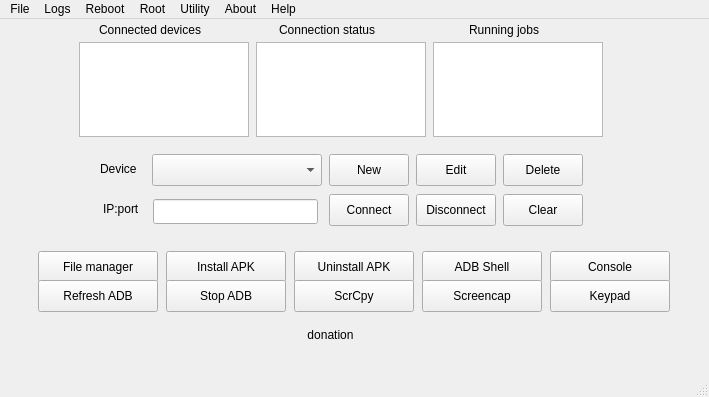
<?xml version="1.0" encoding="UTF-8"?>
<ui version="4.0">
 <class>MainWindow</class>
 <widget class="QMainWindow" name="MainWindow">
  <property name="geometry">
   <rect>
    <x>0</x>
    <y>0</y>
    <width>709</width>
    <height>397</height>
   </rect>
  </property>
  <property name="sizePolicy">
   <sizepolicy hsizetype="Preferred" vsizetype="Preferred">
    <horstretch>0</horstretch>
    <verstretch>0</verstretch>
   </sizepolicy>
  </property>
  <property name="windowTitle">
   <string>adbLink2</string>
  </property>
  <property name="styleSheet">
   <string notr="true"/>
  </property>
  <widget class="QWidget" name="centralWidget">
   <widget class="QLabel" name="server_running">
    <property name="geometry">
     <rect>
      <x>210</x>
      <y>440</y>
      <width>51</width>
      <height>20</height>
     </rect>
    </property>
    <property name="text">
     <string>server</string>
    </property>
   </widget>
   <widget class="QPushButton" name="donate">
    <property name="geometry">
     <rect>
      <x>180</x>
      <y>300</y>
      <width>301</width>
      <height>31</height>
     </rect>
    </property>
    <property name="focusPolicy">
     <enum>Qt::NoFocus</enum>
    </property>
    <property name="text">
     <string>donation</string>
    </property>
    <property name="iconSize">
     <size>
      <width>247</width>
      <height>26</height>
     </size>
    </property>
    <property name="flat">
     <bool>true</bool>
    </property>
   </widget>
   <widget class="QLabel" name="label_6">
    <property name="geometry">
     <rect>
      <x>279</x>
      <y>3</y>
      <width>111</width>
      <height>16</height>
     </rect>
    </property>
    <property name="text">
     <string>Connection status</string>
    </property>
   </widget>
   <widget class="QLabel" name="label_4">
    <property name="geometry">
     <rect>
      <x>99</x>
      <y>3</y>
      <width>117</width>
      <height>16</height>
     </rect>
    </property>
    <property name="text">
     <string>Connected devices</string>
    </property>
   </widget>
   <widget class="QLabel" name="label_7">
    <property name="geometry">
     <rect>
      <x>469</x>
      <y>3</y>
      <width>79</width>
      <height>16</height>
     </rect>
    </property>
    <property name="text">
     <string>Running jobs</string>
    </property>
   </widget>
   <widget class="QListWidget" name="listDevicesStatus">
    <property name="geometry">
     <rect>
      <x>256</x>
      <y>23</y>
      <width>170</width>
      <height>95</height>
     </rect>
    </property>
    <property name="minimumSize">
     <size>
      <width>170</width>
      <height>95</height>
     </size>
    </property>
    <property name="maximumSize">
     <size>
      <width>170</width>
      <height>95</height>
     </size>
    </property>
    <property name="focusPolicy">
     <enum>Qt::NoFocus</enum>
    </property>
    <property name="selectionMode">
     <enum>QAbstractItemView::NoSelection</enum>
    </property>
   </widget>
   <widget class="QListWidget" name="listRunningJobs">
    <property name="geometry">
     <rect>
      <x>433</x>
      <y>23</y>
      <width>170</width>
      <height>95</height>
     </rect>
    </property>
    <property name="minimumSize">
     <size>
      <width>170</width>
      <height>95</height>
     </size>
    </property>
    <property name="maximumSize">
     <size>
      <width>170</width>
      <height>95</height>
     </size>
    </property>
    <property name="focusPolicy">
     <enum>Qt::NoFocus</enum>
    </property>
    <property name="selectionMode">
     <enum>QAbstractItemView::NoSelection</enum>
    </property>
   </widget>
   <widget class="QListWidget" name="listDevices">
    <property name="geometry">
     <rect>
      <x>79</x>
      <y>23</y>
      <width>170</width>
      <height>95</height>
     </rect>
    </property>
    <property name="minimumSize">
     <size>
      <width>170</width>
      <height>95</height>
     </size>
    </property>
    <property name="maximumSize">
     <size>
      <width>170</width>
      <height>95</height>
     </size>
    </property>
    <property name="toolTip">
     <string>&lt;html&gt;&lt;head/&gt;&lt;body&gt;&lt;p&gt;Double-click device ID to start the file manager&lt;/p&gt;&lt;/body&gt;&lt;/html&gt;</string>
    </property>
    <property name="selectionMode">
     <enum>QAbstractItemView::SingleSelection</enum>
    </property>
    <property name="currentRow">
     <number>-1</number>
    </property>
   </widget>
   <widget class="QProgressBar" name="progressBar">
    <property name="enabled">
     <bool>true</bool>
    </property>
    <property name="geometry">
     <rect>
      <x>300</x>
      <y>500</y>
      <width>118</width>
      <height>16</height>
     </rect>
    </property>
    <property name="value">
     <number>25</number>
    </property>
    <property name="textVisible">
     <bool>false</bool>
    </property>
   </widget>
   <widget class="QPushButton" name="scrcpyOpen">
    <property name="geometry">
     <rect>
      <x>20</x>
      <y>490</y>
      <width>120</width>
      <height>32</height>
     </rect>
    </property>
    <property name="minimumSize">
     <size>
      <width>120</width>
      <height>32</height>
     </size>
    </property>
    <property name="maximumSize">
     <size>
      <width>120</width>
      <height>32</height>
     </size>
    </property>
    <property name="focusPolicy">
     <enum>Qt::NoFocus</enum>
    </property>
    <property name="toolTip">
     <string>&lt;html&gt;&lt;head/&gt;&lt;body&gt;&lt;p&gt;Open ScrCpy.  Shortcut: Ctrl-R&lt;/p&gt;&lt;/body&gt;&lt;/html&gt;</string>
    </property>
    <property name="text">
     <string>ScrCpy</string>
    </property>
   </widget>
   <widget class="QPushButton" name="pushButton">
    <property name="geometry">
     <rect>
      <x>160</x>
      <y>490</y>
      <width>93</width>
      <height>29</height>
     </rect>
    </property>
    <property name="text">
     <string>PushButton</string>
    </property>
   </widget>
   <widget class="QPushButton" name="backupButton">
    <property name="geometry">
     <rect>
      <x>0</x>
      <y>620</y>
      <width>120</width>
      <height>32</height>
     </rect>
    </property>
    <property name="minimumSize">
     <size>
      <width>120</width>
      <height>32</height>
     </size>
    </property>
    <property name="maximumSize">
     <size>
      <width>120</width>
      <height>32</height>
     </size>
    </property>
    <property name="focusPolicy">
     <enum>Qt::NoFocus</enum>
    </property>
    <property name="toolTip">
     <string>&lt;html&gt;&lt;head/&gt;&lt;body&gt;&lt;p&gt;Backup Kodi's data files. Shortcut: Ctrl-J&lt;/p&gt;&lt;/body&gt;&lt;/html&gt;</string>
    </property>
    <property name="text">
     <string>Backup</string>
    </property>
   </widget>
   <widget class="QPushButton" name="splashButton">
    <property name="geometry">
     <rect>
      <x>10</x>
      <y>590</y>
      <width>120</width>
      <height>32</height>
     </rect>
    </property>
    <property name="minimumSize">
     <size>
      <width>120</width>
      <height>32</height>
     </size>
    </property>
    <property name="maximumSize">
     <size>
      <width>120</width>
      <height>32</height>
     </size>
    </property>
    <property name="focusPolicy">
     <enum>Qt::NoFocus</enum>
    </property>
    <property name="toolTip">
     <string>&lt;html&gt;&lt;head/&gt;&lt;body&gt;&lt;p&gt;Give Kodi a custom splash screen. Shortcut: Ctrl-V&lt;/p&gt;&lt;/body&gt;&lt;/html&gt;</string>
    </property>
    <property name="text">
     <string>Splash Screen</string>
    </property>
   </widget>
   <widget class="QPushButton" name="mvdataButton">
    <property name="geometry">
     <rect>
      <x>310</x>
      <y>630</y>
      <width>120</width>
      <height>32</height>
     </rect>
    </property>
    <property name="minimumSize">
     <size>
      <width>120</width>
      <height>32</height>
     </size>
    </property>
    <property name="maximumSize">
     <size>
      <width>120</width>
      <height>32</height>
     </size>
    </property>
    <property name="focusPolicy">
     <enum>Qt::NoFocus</enum>
    </property>
    <property name="toolTip">
     <string>&lt;html&gt;&lt;head/&gt;&lt;body&gt;&lt;p&gt;Move Kodi data to/from external partition. Shortcut: Ctrl-N&lt;/p&gt;&lt;/body&gt;&lt;/html&gt;</string>
    </property>
    <property name="text">
     <string>Move Kodi Data</string>
    </property>
   </widget>
   <widget class="QPushButton" name="restoreButton">
    <property name="geometry">
     <rect>
      <x>150</x>
      <y>620</y>
      <width>120</width>
      <height>32</height>
     </rect>
    </property>
    <property name="minimumSize">
     <size>
      <width>120</width>
      <height>32</height>
     </size>
    </property>
    <property name="maximumSize">
     <size>
      <width>120</width>
      <height>32</height>
     </size>
    </property>
    <property name="focusPolicy">
     <enum>Qt::NoFocus</enum>
    </property>
    <property name="toolTip">
     <string>&lt;html&gt;&lt;head/&gt;&lt;body&gt;&lt;p&gt;Restore Kodi's data files. Shortcut: Ctrl-K&lt;/p&gt;&lt;/body&gt;&lt;/html&gt;</string>
    </property>
    <property name="text">
     <string>Restore</string>
    </property>
   </widget>
   <widget class="QPushButton" name="pushTimers">
    <property name="geometry">
     <rect>
      <x>300</x>
      <y>590</y>
      <width>98</width>
      <height>32</height>
     </rect>
    </property>
    <property name="toolTip">
     <string>Edit rimers for Sleep and Screensaver</string>
    </property>
    <property name="text">
     <string>Edit Timers</string>
    </property>
   </widget>
   <widget class="QPushButton" name="cacheButton">
    <property name="geometry">
     <rect>
      <x>160</x>
      <y>590</y>
      <width>120</width>
      <height>32</height>
     </rect>
    </property>
    <property name="minimumSize">
     <size>
      <width>120</width>
      <height>32</height>
     </size>
    </property>
    <property name="maximumSize">
     <size>
      <width>120</width>
      <height>32</height>
     </size>
    </property>
    <property name="focusPolicy">
     <enum>Qt::NoFocus</enum>
    </property>
    <property name="toolTip">
     <string>&lt;html&gt;&lt;head/&gt;&lt;body&gt;&lt;p&gt;Adjust Kodi's video cache settings. Shortcut: Ctrl-S&lt;/p&gt;&lt;/body&gt;&lt;/html&gt;</string>
    </property>
    <property name="text">
     <string>Edit Cache</string>
    </property>
   </widget>
   <widget class="QPushButton" name="editXML">
    <property name="geometry">
     <rect>
      <x>530</x>
      <y>490</y>
      <width>120</width>
      <height>32</height>
     </rect>
    </property>
    <property name="minimumSize">
     <size>
      <width>120</width>
      <height>32</height>
     </size>
    </property>
    <property name="maximumSize">
     <size>
      <width>120</width>
      <height>32</height>
     </size>
    </property>
    <property name="focusPolicy">
     <enum>Qt::NoFocus</enum>
    </property>
    <property name="toolTip">
     <string>&lt;html&gt;&lt;head/&gt;&lt;body&gt;&lt;p&gt;Give Kodi a custom splash screen. Shortcut: Ctrl-V&lt;/p&gt;&lt;/body&gt;&lt;/html&gt;</string>
    </property>
    <property name="text">
     <string>Edit XML</string>
    </property>
   </widget>
   <widget class="QPushButton" name="newRecord">
    <property name="geometry">
     <rect>
      <x>329</x>
      <y>135</y>
      <width>80</width>
      <height>32</height>
     </rect>
    </property>
    <property name="minimumSize">
     <size>
      <width>80</width>
      <height>32</height>
     </size>
    </property>
    <property name="maximumSize">
     <size>
      <width>80</width>
      <height>32</height>
     </size>
    </property>
    <property name="focusPolicy">
     <enum>Qt::NoFocus</enum>
    </property>
    <property name="toolTip">
     <string>&lt;html&gt;&lt;head/&gt;&lt;body&gt;&lt;p&gt;Create new device record. Shortcut: Ctrl-B&lt;/p&gt;&lt;/body&gt;&lt;/html&gt;</string>
    </property>
    <property name="text">
     <string>New</string>
    </property>
   </widget>
   <widget class="QPushButton" name="editRecord">
    <property name="geometry">
     <rect>
      <x>416</x>
      <y>135</y>
      <width>80</width>
      <height>32</height>
     </rect>
    </property>
    <property name="minimumSize">
     <size>
      <width>80</width>
      <height>32</height>
     </size>
    </property>
    <property name="maximumSize">
     <size>
      <width>80</width>
      <height>32</height>
     </size>
    </property>
    <property name="focusPolicy">
     <enum>Qt::NoFocus</enum>
    </property>
    <property name="toolTip">
     <string>&lt;html&gt;&lt;head/&gt;&lt;body&gt;&lt;p&gt;Edit device record. Shortcut: Ctrl-C&lt;/p&gt;&lt;/body&gt;&lt;/html&gt;</string>
    </property>
    <property name="text">
     <string>Edit</string>
    </property>
   </widget>
   <widget class="QPushButton" name="delRecord">
    <property name="geometry">
     <rect>
      <x>503</x>
      <y>135</y>
      <width>80</width>
      <height>32</height>
     </rect>
    </property>
    <property name="minimumSize">
     <size>
      <width>80</width>
      <height>32</height>
     </size>
    </property>
    <property name="maximumSize">
     <size>
      <width>80</width>
      <height>32</height>
     </size>
    </property>
    <property name="focusPolicy">
     <enum>Qt::NoFocus</enum>
    </property>
    <property name="toolTip">
     <string>&lt;html&gt;&lt;head/&gt;&lt;body&gt;&lt;p&gt;Delete device record. Shortcut: Ctrl-D&lt;/p&gt;&lt;/body&gt;&lt;/html&gt;</string>
    </property>
    <property name="text">
     <string>Delete</string>
    </property>
   </widget>
   <widget class="QPushButton" name="connButton">
    <property name="geometry">
     <rect>
      <x>329</x>
      <y>175</y>
      <width>80</width>
      <height>32</height>
     </rect>
    </property>
    <property name="minimumSize">
     <size>
      <width>80</width>
      <height>32</height>
     </size>
    </property>
    <property name="maximumSize">
     <size>
      <width>80</width>
      <height>32</height>
     </size>
    </property>
    <property name="focusPolicy">
     <enum>Qt::NoFocus</enum>
    </property>
    <property name="toolTip">
     <string>&lt;html&gt;&lt;head/&gt;&lt;body&gt;&lt;p&gt;Connect android device via IP address. Shortcut: Ctrl-E&lt;/p&gt;&lt;/body&gt;&lt;/html&gt;</string>
    </property>
    <property name="text">
     <string>Connect</string>
    </property>
   </widget>
   <widget class="QPushButton" name="disButton">
    <property name="geometry">
     <rect>
      <x>416</x>
      <y>175</y>
      <width>80</width>
      <height>32</height>
     </rect>
    </property>
    <property name="minimumSize">
     <size>
      <width>80</width>
      <height>32</height>
     </size>
    </property>
    <property name="maximumSize">
     <size>
      <width>80</width>
      <height>32</height>
     </size>
    </property>
    <property name="focusPolicy">
     <enum>Qt::NoFocus</enum>
    </property>
    <property name="toolTip">
     <string>&lt;html&gt;&lt;head/&gt;&lt;body&gt;&lt;p&gt;Disconnect android device connected via IP address. Shortcut: Ctrl-F&lt;/p&gt;&lt;/body&gt;&lt;/html&gt;</string>
    </property>
    <property name="text">
     <string>Disconnect</string>
    </property>
   </widget>
   <widget class="QPushButton" name="clearButton">
    <property name="geometry">
     <rect>
      <x>503</x>
      <y>175</y>
      <width>80</width>
      <height>32</height>
     </rect>
    </property>
    <property name="minimumSize">
     <size>
      <width>80</width>
      <height>21</height>
     </size>
    </property>
    <property name="maximumSize">
     <size>
      <width>80</width>
      <height>16777215</height>
     </size>
    </property>
    <property name="focusPolicy">
     <enum>Qt::NoFocus</enum>
    </property>
    <property name="toolTip">
     <string>&lt;html&gt;&lt;head/&gt;&lt;body&gt;&lt;p&gt;Clear ad hoc IP/port. Shortcut: Ctrl-Y&lt;/p&gt;&lt;/body&gt;&lt;/html&gt;</string>
    </property>
    <property name="text">
     <string>Clear</string>
    </property>
   </widget>
   <widget class="QLabel" name="label_2">
    <property name="geometry">
     <rect>
      <x>103</x>
      <y>180</y>
      <width>43</width>
      <height>20</height>
     </rect>
    </property>
    <property name="text">
     <string>IP:port</string>
    </property>
   </widget>
   <widget class="QLineEdit" name="adhocip">
    <property name="geometry">
     <rect>
      <x>153</x>
      <y>180</y>
      <width>165</width>
      <height>25</height>
     </rect>
    </property>
    <property name="minimumSize">
     <size>
      <width>165</width>
      <height>0</height>
     </size>
    </property>
    <property name="maximumSize">
     <size>
      <width>165</width>
      <height>16777215</height>
     </size>
    </property>
    <property name="toolTip">
     <string>&lt;html&gt;&lt;head/&gt;&lt;body&gt;&lt;p&gt;IP address of ad hoc device. Use this to connect to devices that are not entered into the adbLink database. You can also specify a port by appending :&amp;lt;port&amp;gt; to the IP address.&lt;/p&gt;&lt;/body&gt;&lt;/html&gt;</string>
    </property>
   </widget>
   <widget class="QComboBox" name="deviceBox">
    <property name="geometry">
     <rect>
      <x>152</x>
      <y>135</y>
      <width>170</width>
      <height>32</height>
     </rect>
    </property>
    <property name="minimumSize">
     <size>
      <width>170</width>
      <height>32</height>
     </size>
    </property>
    <property name="maximumSize">
     <size>
      <width>170</width>
      <height>32</height>
     </size>
    </property>
    <property name="focusPolicy">
     <enum>Qt::NoFocus</enum>
    </property>
    <property name="toolTip">
     <string>&lt;html&gt;&lt;head/&gt;&lt;body&gt;&lt;p&gt;Select device via this dropdown menu&lt;/p&gt;&lt;/body&gt;&lt;/html&gt;</string>
    </property>
    <property name="editable">
     <bool>false</bool>
    </property>
   </widget>
   <widget class="QLabel" name="label_5">
    <property name="geometry">
     <rect>
      <x>100</x>
      <y>140</y>
      <width>45</width>
      <height>20</height>
     </rect>
    </property>
    <property name="text">
     <string>Device</string>
    </property>
   </widget>
   <widget class="QWidget" name="layoutWidget">
    <property name="geometry">
     <rect>
      <x>25</x>
      <y>221</y>
      <width>658</width>
      <height>73</height>
     </rect>
    </property>
    <layout class="QGridLayout" name="gridLayout">
     <item row="0" column="0">
      <widget class="QPushButton" name="fmButton">
       <property name="minimumSize">
        <size>
         <width>120</width>
         <height>32</height>
        </size>
       </property>
       <property name="maximumSize">
        <size>
         <width>120</width>
         <height>32</height>
        </size>
       </property>
       <property name="focusPolicy">
        <enum>Qt::NoFocus</enum>
       </property>
       <property name="toolTip">
        <string>&lt;html&gt;&lt;head/&gt;&lt;body&gt;&lt;p&gt;Open file manager for selected device. Shortcut: Ctrl-G&lt;/p&gt;&lt;/body&gt;&lt;/html&gt;</string>
       </property>
       <property name="text">
        <string>File manager</string>
       </property>
      </widget>
     </item>
     <item row="0" column="1">
      <widget class="QPushButton" name="sideload_Button">
       <property name="minimumSize">
        <size>
         <width>120</width>
         <height>32</height>
        </size>
       </property>
       <property name="maximumSize">
        <size>
         <width>120</width>
         <height>32</height>
        </size>
       </property>
       <property name="toolTip">
        <string>&lt;html&gt;&lt;head/&gt;&lt;body&gt;&lt;p&gt;Install app(s) to device. Shortcut: Ctrl-L&lt;/p&gt;&lt;/body&gt;&lt;/html&gt;</string>
       </property>
       <property name="text">
        <string>Install APK</string>
       </property>
      </widget>
     </item>
     <item row="0" column="2">
      <widget class="QPushButton" name="uninstall_Button">
       <property name="minimumSize">
        <size>
         <width>120</width>
         <height>32</height>
        </size>
       </property>
       <property name="maximumSize">
        <size>
         <width>120</width>
         <height>32</height>
        </size>
       </property>
       <property name="focusPolicy">
        <enum>Qt::NoFocus</enum>
       </property>
       <property name="toolTip">
        <string>&lt;html&gt;&lt;head/&gt;&lt;body&gt;&lt;p&gt;Unistall app from device. Shortcut: Ctrl-M&lt;/p&gt;&lt;/body&gt;&lt;/html&gt;</string>
       </property>
       <property name="text">
        <string>Uninstall APK</string>
       </property>
      </widget>
     </item>
     <item row="0" column="3">
      <widget class="QPushButton" name="adbshellButton">
       <property name="minimumSize">
        <size>
         <width>120</width>
         <height>32</height>
        </size>
       </property>
       <property name="maximumSize">
        <size>
         <width>120</width>
         <height>32</height>
        </size>
       </property>
       <property name="focusPolicy">
        <enum>Qt::NoFocus</enum>
       </property>
       <property name="toolTip">
        <string>&lt;html&gt;&lt;head/&gt;&lt;body&gt;&lt;p&gt;Open a terminal session on the connected device. Shortcut: Ctrl-I&lt;/p&gt;&lt;/body&gt;&lt;/html&gt;</string>
       </property>
       <property name="text">
        <string>ADB Shell</string>
       </property>
      </widget>
     </item>
     <item row="0" column="4">
      <widget class="QPushButton" name="doConsole">
       <property name="minimumSize">
        <size>
         <width>120</width>
         <height>32</height>
        </size>
       </property>
       <property name="maximumSize">
        <size>
         <width>120</width>
         <height>32</height>
        </size>
       </property>
       <property name="focusPolicy">
        <enum>Qt::NoFocus</enum>
       </property>
       <property name="toolTip">
        <string>&lt;html&gt;&lt;head/&gt;&lt;body&gt;&lt;p&gt;Open adb-capable command prompt. Shortcut: Ctrl-T&lt;/p&gt;&lt;/body&gt;&lt;/html&gt;</string>
       </property>
       <property name="text">
        <string>Console</string>
       </property>
      </widget>
     </item>
     <item row="1" column="0">
      <widget class="QPushButton" name="refreshConnectedDevices">
       <property name="minimumSize">
        <size>
         <width>120</width>
         <height>32</height>
        </size>
       </property>
       <property name="maximumSize">
        <size>
         <width>120</width>
         <height>32</height>
        </size>
       </property>
       <property name="focusPolicy">
        <enum>Qt::NoFocus</enum>
       </property>
       <property name="toolTip">
        <string>&lt;html&gt;&lt;head/&gt;&lt;body&gt;&lt;p&gt;Refresh ADB server. Shortcut: Ctrl-P&lt;/p&gt;&lt;/body&gt;&lt;/html&gt;</string>
       </property>
       <property name="text">
        <string>Refresh ADB</string>
       </property>
      </widget>
     </item>
     <item row="1" column="1">
      <widget class="QPushButton" name="killServer">
       <property name="minimumSize">
        <size>
         <width>120</width>
         <height>32</height>
        </size>
       </property>
       <property name="maximumSize">
        <size>
         <width>120</width>
         <height>32</height>
        </size>
       </property>
       <property name="focusPolicy">
        <enum>Qt::NoFocus</enum>
       </property>
       <property name="toolTip">
        <string>&lt;html&gt;&lt;head/&gt;&lt;body&gt;&lt;p&gt;Stop ADB server. Shortcut: Ctrl-Z&lt;/p&gt;&lt;/body&gt;&lt;/html&gt;</string>
       </property>
       <property name="text">
        <string>Stop ADB</string>
       </property>
       <property name="checkable">
        <bool>false</bool>
       </property>
      </widget>
     </item>
     <item row="1" column="2">
      <widget class="QPushButton" name="scpyButton">
       <property name="minimumSize">
        <size>
         <width>120</width>
         <height>32</height>
        </size>
       </property>
       <property name="maximumSize">
        <size>
         <width>120</width>
         <height>32</height>
        </size>
       </property>
       <property name="toolTip">
        <string>&lt;html&gt;&lt;head/&gt;&lt;body&gt;&lt;p&gt;Start the scrcpy Android screen viewer. Shortcut: Ctrl-R&lt;/p&gt;&lt;/body&gt;&lt;/html&gt;</string>
       </property>
       <property name="text">
        <string>ScrCpy</string>
       </property>
      </widget>
     </item>
     <item row="1" column="3">
      <widget class="QPushButton" name="screencapButton">
       <property name="minimumSize">
        <size>
         <width>120</width>
         <height>32</height>
        </size>
       </property>
       <property name="maximumSize">
        <size>
         <width>120</width>
         <height>32</height>
        </size>
       </property>
       <property name="focusPolicy">
        <enum>Qt::NoFocus</enum>
       </property>
       <property name="toolTip">
        <string>&lt;html&gt;&lt;head/&gt;&lt;body&gt;&lt;p&gt;Get screen capture from device. Shortcut: Ctrl-W&lt;/p&gt;&lt;/body&gt;&lt;/html&gt;</string>
       </property>
       <property name="text">
        <string>Screencap</string>
       </property>
      </widget>
     </item>
     <item row="1" column="4">
      <widget class="QPushButton" name="keypadButton">
       <property name="minimumSize">
        <size>
         <width>120</width>
         <height>32</height>
        </size>
       </property>
       <property name="maximumSize">
        <size>
         <width>120</width>
         <height>32</height>
        </size>
       </property>
       <property name="focusPolicy">
        <enum>Qt::NoFocus</enum>
       </property>
       <property name="toolTip">
        <string>&lt;html&gt;&lt;head/&gt;&lt;body&gt;&lt;p&gt;Remote Android keypad. Shortcut: Ctrl-U&lt;/p&gt;&lt;/body&gt;&lt;/html&gt;</string>
       </property>
       <property name="text">
        <string>Keypad</string>
       </property>
      </widget>
     </item>
    </layout>
   </widget>
  </widget>
  <widget class="QStatusBar" name="statusBar"/>
  <widget class="QMenuBar" name="menuBar">
   <property name="geometry">
    <rect>
     <x>0</x>
     <y>0</y>
     <width>709</width>
     <height>24</height>
    </rect>
   </property>
   <widget class="QMenu" name="menuFile">
    <property name="title">
     <string>File</string>
    </property>
    <addaction name="actionPreferences"/>
    <addaction name="separator"/>
    <addaction name="actionQuit"/>
   </widget>
   <widget class="QMenu" name="menuAbout">
    <property name="title">
     <string>About</string>
    </property>
    <addaction name="actionAbout"/>
   </widget>
   <widget class="QMenu" name="menuHelp">
    <property name="title">
     <string>Help</string>
    </property>
    <addaction name="actionHelp"/>
   </widget>
   <widget class="QMenu" name="menuLogs">
    <property name="title">
     <string>Logs</string>
    </property>
    <addaction name="actionView_adbLink_Log"/>
   </widget>
   <widget class="QMenu" name="menuReboot">
    <property name="title">
     <string>Reboot</string>
    </property>
    <addaction name="actionReboot"/>
    <addaction name="actionRecovery"/>
    <addaction name="actionReboot_bootloader"/>
   </widget>
   <widget class="QMenu" name="menuRoot">
    <property name="title">
     <string>Root</string>
    </property>
    <addaction name="actionMount_system_RO"/>
    <addaction name="actionMount_system_RW"/>
   </widget>
   <widget class="QMenu" name="menuUtility">
    <property name="title">
     <string>Utility</string>
    </property>
    <addaction name="actionReiinstall_Busybox"/>
    <addaction name="actionPaste_path"/>
    <addaction name="actionStop_Application"/>
    <addaction name="actionStart_Application"/>
    <addaction name="actionSet_Kodi_permissions"/>
    <addaction name="actionGet_UID_from_APK_file"/>
    <addaction name="actionArchitecture"/>
    <addaction name="actionOculus_VR"/>
    <addaction name="actionSend_text"/>
    <addaction name="actionSleep_adjust"/>
    <addaction name="actionConnect_WSA"/>
    <addaction name="View_Changelog"/>
    <addaction name="Erase_adbLink_database"/>
    <addaction name="actionWireless_ADBD"/>
    <addaction name="actionTest_adb_connection"/>
   </widget>
   <addaction name="menuFile"/>
   <addaction name="menuLogs"/>
   <addaction name="menuReboot"/>
   <addaction name="menuRoot"/>
   <addaction name="menuUtility"/>
   <addaction name="menuAbout"/>
   <addaction name="menuHelp"/>
  </widget>
  <action name="actionAbout">
   <property name="text">
    <string>About</string>
   </property>
  </action>
  <action name="actionQuit">
   <property name="text">
    <string>Quit</string>
   </property>
   <property name="toolTip">
    <string>Quit adbLink</string>
   </property>
  </action>
  <action name="actionHelp">
   <property name="text">
    <string>Help</string>
   </property>
  </action>
  <action name="actionReboot">
   <property name="text">
    <string>Reboot device</string>
   </property>
  </action>
  <action name="actionRecovery">
   <property name="text">
    <string>Reboot recovery</string>
   </property>
   <property name="toolTip">
    <string>Reboot Recovery</string>
   </property>
  </action>
  <action name="actionDownload_Kodi">
   <property name="text">
    <string>Download Kodi</string>
   </property>
  </action>
  <action name="actionView_Kodi_Log">
   <property name="text">
    <string>View Kodi Log</string>
   </property>
   <property name="toolTip">
    <string>View/Copy Kodi Log</string>
   </property>
  </action>
  <action name="actionView_adbLink_Log">
   <property name="text">
    <string>View adbLink Log</string>
   </property>
   <property name="toolTip">
    <string>View/Copy adbLink Log</string>
   </property>
  </action>
  <action name="actionEdit_XML_files">
   <property name="text">
    <string>Edit XML files</string>
   </property>
  </action>
  <action name="actionPaste_path">
   <property name="text">
    <string>Path to clipboard</string>
   </property>
   <property name="toolTip">
    <string>Copy path to clipboard. Paste path into ADB Shell </string>
   </property>
  </action>
  <action name="actionTest_adb_connection">
   <property name="text">
    <string>Logcat</string>
   </property>
   <property name="toolTip">
    <string>Test adb connection</string>
   </property>
  </action>
  <action name="actionStop_Application">
   <property name="text">
    <string>Stop Application</string>
   </property>
  </action>
  <action name="actionStart_Application">
   <property name="text">
    <string>Start Application</string>
   </property>
  </action>
  <action name="actionMount_system_RO">
   <property name="text">
    <string>Mount /  RO</string>
   </property>
   <property name="toolTip">
    <string>Mount / partition read-only</string>
   </property>
  </action>
  <action name="actionMount_system_RW">
   <property name="text">
    <string>Mount /  RW</string>
   </property>
   <property name="toolTip">
    <string>Mount /  partition read-write</string>
   </property>
  </action>
  <action name="actionWireless_ADBD">
   <property name="text">
    <string>Wireless ADBD</string>
   </property>
   <property name="toolTip">
    <string>Enable adb debugging over wifi</string>
   </property>
  </action>
  <action name="actionKodi_data_usage">
   <property name="text">
    <string>Kodi data usage</string>
   </property>
   <property name="toolTip">
    <string>Show Kodi's data usage</string>
   </property>
  </action>
  <action name="actionReboot_bootloader">
   <property name="text">
    <string>Reboot bootloader</string>
   </property>
  </action>
  <action name="actionPreferences">
   <property name="text">
    <string>Preferences</string>
   </property>
   <property name="toolTip">
    <string>Application preferences</string>
   </property>
  </action>
  <action name="actionDown_SPMC">
   <property name="text">
    <string>Download SPMC</string>
   </property>
   <property name="toolTip">
    <string>Download SPMC</string>
   </property>
  </action>
  <action name="actionGet_package_name">
   <property name="text">
    <string>Get package name</string>
   </property>
   <property name="toolTip">
    <string>Get package name of android program</string>
   </property>
  </action>
  <action name="actionReiinstall_Busybox">
   <property name="text">
    <string>Reinstall Busybox</string>
   </property>
   <property name="toolTip">
    <string>Reinstall Busybox</string>
   </property>
  </action>
  <action name="actionSleep_adjust">
   <property name="text">
    <string>Set timers</string>
   </property>
   <property name="toolTip">
    <string>Set sleep/screensaver timers</string>
   </property>
  </action>
  <action name="actiondelthumb">
   <property name="text">
    <string>Del Thumbnails</string>
   </property>
  </action>
  <action name="actionPush_remote">
   <property name="text">
    <string>Push remote</string>
   </property>
  </action>
  <action name="actionInstall_XAPK">
   <property name="text">
    <string>Install XAPK</string>
   </property>
  </action>
  <action name="actionCreate_kodi_data">
   <property name="text">
    <string>Create kodi_data</string>
   </property>
   <property name="toolTip">
    <string>Create kodi_data for Android 11</string>
   </property>
  </action>
  <action name="Erase_adbLink_database">
   <property name="text">
    <string>Erase database</string>
   </property>
  </action>
  <action name="actionArchitecture">
   <property name="text">
    <string>System information</string>
   </property>
   <property name="toolTip">
    <string>Show system information</string>
   </property>
  </action>
  <action name="View_Changelog">
   <property name="text">
    <string>View changelog</string>
   </property>
  </action>
  <action name="actionConnect_WSA">
   <property name="text">
    <string>Connect WSA</string>
   </property>
   <property name="toolTip">
    <string>Connect to Windows Subsystem for Android</string>
   </property>
  </action>
  <action name="actionSet_Kodi_permissions">
   <property name="text">
    <string>Set app permissions</string>
   </property>
   <property name="toolTip">
    <string>Set app MANAGE_EXTERNAL_STORAGE permissions</string>
   </property>
  </action>
  <action name="actionGet_UID_from_APK_file">
   <property name="text">
    <string>Get package name</string>
   </property>
  </action>
  <action name="actionOculus_VR">
   <property name="text">
    <string>Oculus Quest</string>
   </property>
   <property name="toolTip">
    <string>Oculus Quest values and flags</string>
   </property>
  </action>
  <action name="actionSend_text">
   <property name="text">
    <string>Send text to device</string>
   </property>
   <property name="toolTip">
    <string>Send text to Android device</string>
   </property>
  </action>
 </widget>
 <layoutdefault spacing="6" margin="11"/>
 <resources/>
 <connections/>
</ui>
